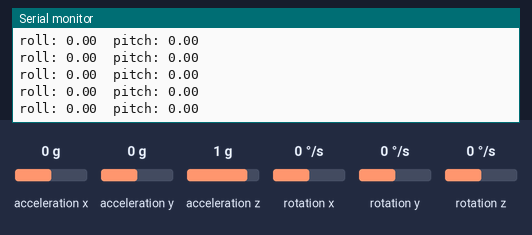
Bench run of a sketch on a simulated Raspberry Pi Pico. Parts: the last lines printed to the serial monitor. The test bench sets the inputs (shaded band); at power-on: acceleration x 0 g, acceleration y 0 g, acceleration z 1 g, rotation x 0 °/s, rotation y 0 °/s, rotation z 0 °/s.

Above: at 1.2 s.
1.3 s: acceleration x set to -1.4 g
At 2.2 s:
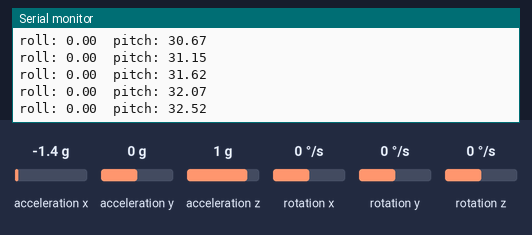
2.8 s: acceleration y set to -1.4 g
At 3.6 s:
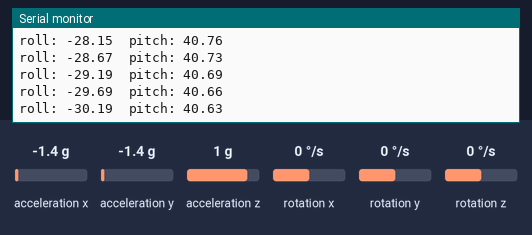
4.3 s: acceleration z set to -1.4 g
At 5.0 s:
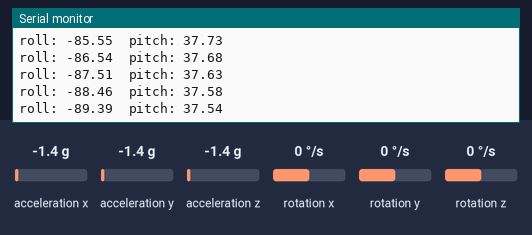
7.3 s: rotation x set to -192 °/s
At 8.0 s:
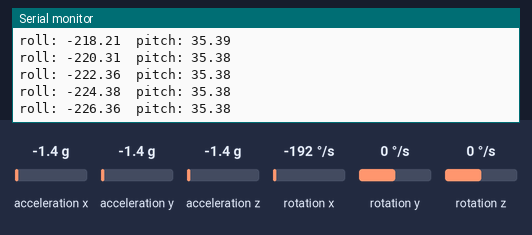
8.8 s: rotation y set to -192 °/s
At 9.9 s:
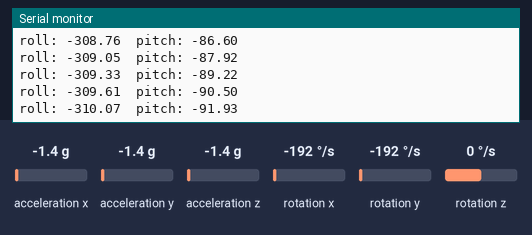
Timing chart, 0 to 11.3 s (numbered marks = the images above; inputs shaded):
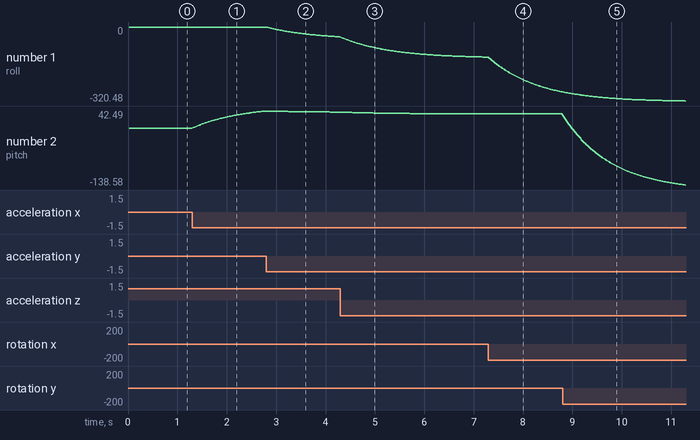

Measured:
- after the input at 1.3 s, the serial monitor: prints a new line at once (image 1)
- plotted number 2: 0 → 42.49 after the input at 1.3 s

The sketch:

mpu6050_complementary_filter.ino
```cpp
// snippet: mpu6050_complementary_filter
// tags: imu, mpu6050, complementary, filter, fusion, pitch, roll, accel, gyro, angle, tilt
// boards: avr, esp32, megaavr, nano33iot, romi32u4, rp2040
// library: MPU6050 (jrowberg i2cdevlib)
// description: Complementary filter for stable pitch/roll from MPU6050 accel+gyro fusion
//   getMotion6 ALWAYS takes 6 int16_t* arguments. Convert to float AFTER reading.
//   Accel angles: atan2 for pitch/roll. Gyro: integrate rate × dt.
//   Filter: angle = ALPHA*(angle + gyroRate*dt) + (1-ALPHA)*accelAngle
// prompts: MPU6050 complementary filter, MPU6050 pitch roll, MPU6050 tilt angle, MPU6050 sensor fusion, fuse accel gyro MPU6050, stable angle MPU6050, MPU6050 orientation, MPU6050 roll pitch yaw
// not-tags: lsm6ds3, lsm6dsox, adxl345, bno055, bno085, bno08x, icm20948, icm42688, lis3dh, mpu9250
// exact-include: Wire.h, MPU6050.h

#include <Wire.h>
#include <MPU6050.h>

MPU6050 mpu;
int16_t ax, ay, az, gx, gy, gz;   // getMotion6 needs int16_t*, not float*
float roll = 0.0, pitch = 0.0;
const float ALPHA = 0.98;
unsigned long prevMs = 0;

void setup() {
  Serial.begin(115200);
  Wire.begin();
  mpu.initialize();  // MPU6050: returns void - check connection with testConnection(), not if(!initialize())
  if (!mpu.testConnection()) {
    Serial.println("MPU6050 not found");
    while (1);
  }
  prevMs = millis();
}

void loop() {
  unsigned long now = millis();
  if (now - prevMs < 20) return;   // 50 Hz
  float dt = (now - prevMs) / 1000.0;
  prevMs = now;

  mpu.getMotion6(&ax, &ay, &az, &gx, &gy, &gz);  // MPU6050: 6 int16_t* args (ax,ay,az,gx,gy,gz); Wire.begin() required (lib won't call it)

  // Accel-derived angles (noisy but no drift)
  float accelRoll  = atan2((float)ay, (float)az) * 180.0 / PI;
  float accelPitch = atan2(-(float)ax, sqrt((float)ay * ay + (float)az * az)) * 180.0 / PI;

  // Gyro rates in deg/s (±250°/s default: 131 LSB/(°/s))
  float gyroRateX = gx / 131.0;
  float gyroRateY = gy / 131.0;

  // Complementary filter: trust gyro short-term, accel long-term
  roll  = ALPHA * (roll  + gyroRateX * dt) + (1.0 - ALPHA) * accelRoll;
  pitch = ALPHA * (pitch + gyroRateY * dt) + (1.0 - ALPHA) * accelPitch;

  Serial.print("roll: ");  Serial.print(roll, 2);
  Serial.print("  pitch: "); Serial.println(pitch, 2);
}
```
